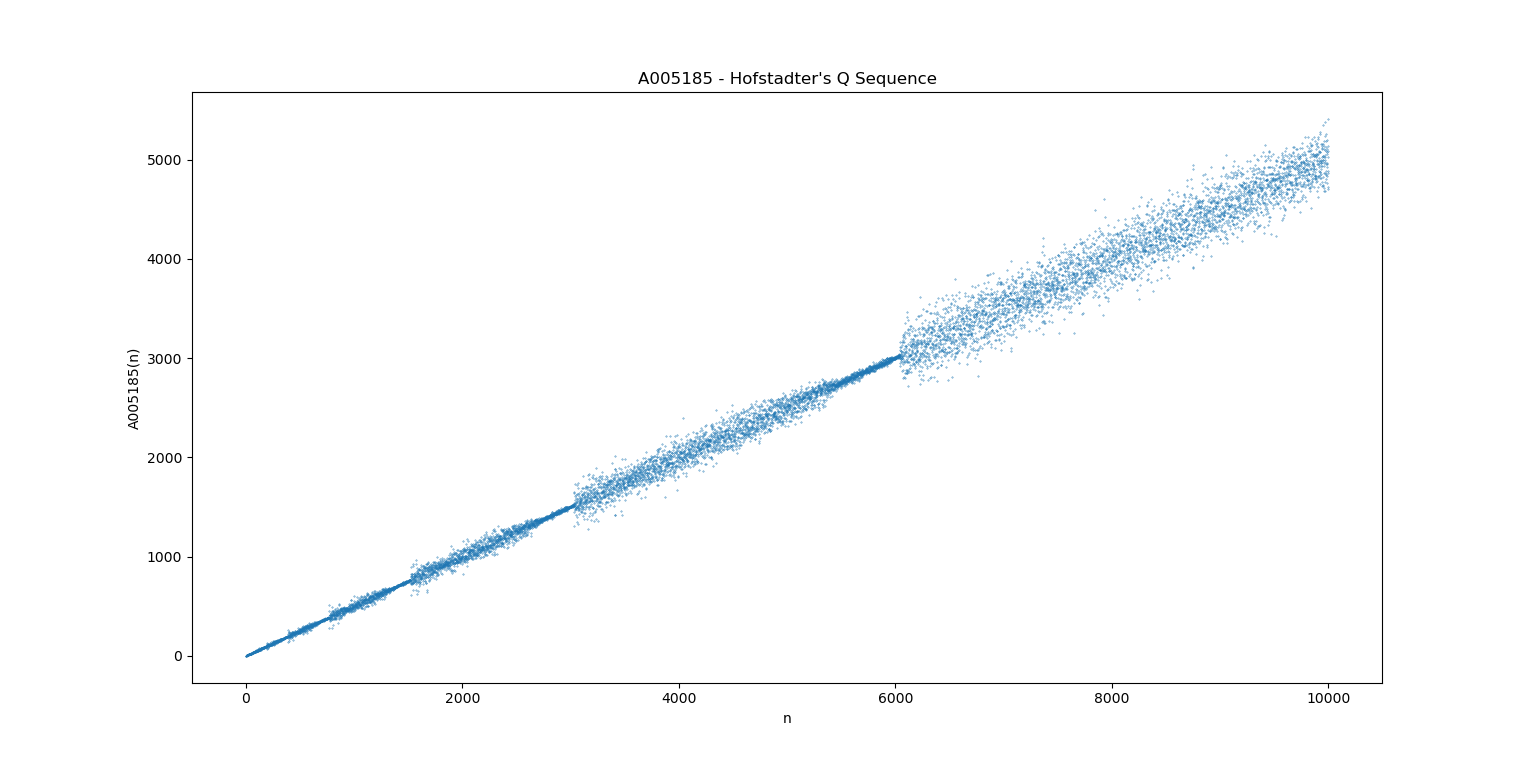

Write Python code to recreate this figure.
import matplotlib.pyplot as plt

y = [1, 1]

for i in range(2, 10000):
    y.append(y[i - y[i - 1]] + y[i - y[i - 2]])

x = range(1, len(y) + 1)
plt.scatter(x, y, s=0.1)
plt.xlabel('n')
plt.ylabel('A005185(n)')
plt.title("A005185 - Hofstadter's Q Sequence")
plt.show()
